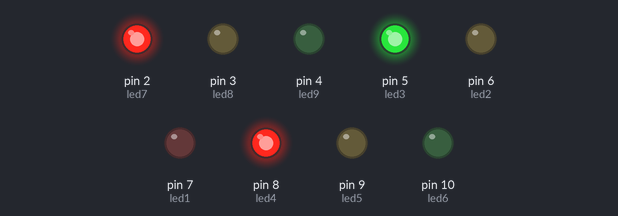
Recording of a sketch running on a simulated Arduino Uno, built with avr-gcc and run on an emulated ATmega328P. Parts: output pins drawn as LEDs (lit = HIGH).

Above: at 2.5 s.
At 5.4 s:
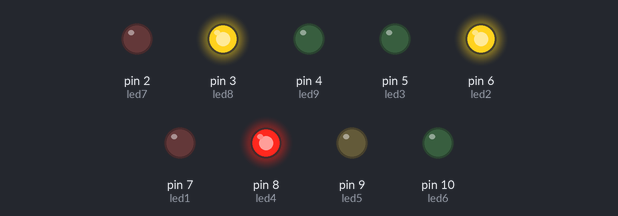
At 8.3 s:
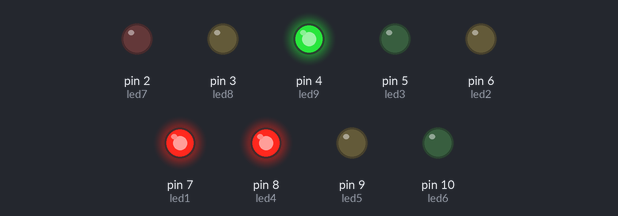
At 11.2 s:
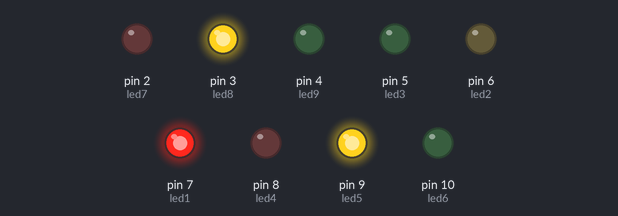
At 14.1 s:
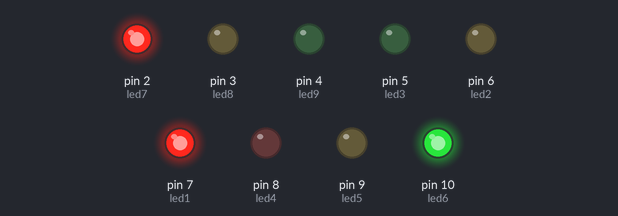
At 17.0 s:
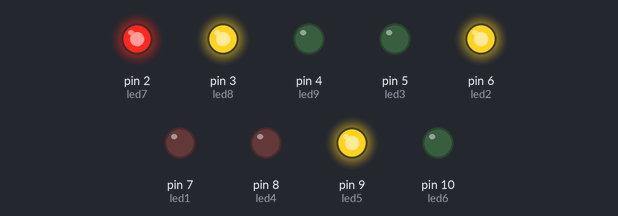
Timing chart, 0 to 20.0 s (numbered marks = the images above):
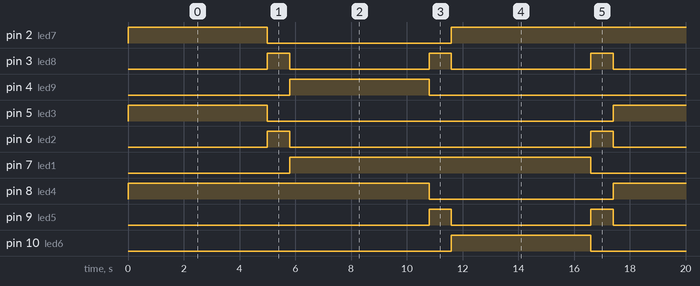

Measured:
- by itself, pin 2 (led7): repeats every 17.4 s: LOW 6.6 s, HIGH 10.8 s
- by itself, pin 3 (led8): alternates HIGH for 0.80 s and LOW for 5.0 s
- by itself, pin 4 (led9), pin 5 (led3), pin 10 (led6): alternates HIGH for 5.0 s and LOW for 12.4 s
- by itself, pin 6 (led2): LOW → HIGH at 5.0 s, → LOW 0.80 s later, → HIGH 10.8 s later, → LOW 0.80 s later, … (9 changes in this stretch)
- by itself, pin 7 (led1), pin 8 (led4): alternates HIGH for 10.8 s and LOW for 6.6 s
- by itself, pin 9 (led5): LOW → HIGH at 10.8 s, → LOW 0.80 s later, → HIGH 5.0 s later, → LOW 0.80 s later, … (8 changes in this stretch)

The sketch:

sketch.ino
```cpp
byte led1 = 7;
byte led2 = 6;
byte led3 = 5;
byte led4 = 8;
byte led5 = 9;
byte led6 = 10;
byte led7 = 2;
byte led8 = 3;
byte led9 = 4;
void setup() {

pinMode(led1, OUTPUT);
pinMode(led2, OUTPUT);
pinMode(led3, OUTPUT);
pinMode(led4, OUTPUT);
pinMode(led5, OUTPUT);
pinMode(led6, OUTPUT);
pinMode(led7, OUTPUT);
pinMode(led8, OUTPUT);
pinMode(led9, OUTPUT);

}

void loop() {

digitalWrite(led3, HIGH); //Hijau atas
digitalWrite(led4, HIGH); //Merah Kiri
digitalWrite(led7, HIGH); //Merah Kanan
delay(5000);
digitalWrite(led3, LOW); //Hijau Atas
digitalWrite(led7, LOW); //Merah Kanan

digitalWrite(led2, HIGH); //Kuning atas
digitalWrite(led8, HIGH); //kuning Kanan
delay(800);
digitalWrite(led2, LOW); //Kuning atas
digitalWrite(led8, LOW); //kuning Kanan


//KONDISI 2
digitalWrite(led9, HIGH); //Hijau Kanan
digitalWrite(led4, HIGH); //Merah Kiri
digitalWrite(led1, HIGH); //Merah Atas
delay(5000);
digitalWrite(led9, LOW); //Hijau Kanan
digitalWrite(led4, LOW); //Merah Kiri

digitalWrite(led8, HIGH); //kuning Kanan
digitalWrite(led5, HIGH); //Kuning Kiri
delay(800);
digitalWrite(led8, LOW); //kuning Kanan
digitalWrite(led5,LOW); //Kuning Kiri


//KONDISI 3
digitalWrite(led6, HIGH); // Hijau Kiri
digitalWrite(led7, HIGH); //Merah Kanan
digitalWrite(led1, HIGH); //Merah atas
delay(5000);
digitalWrite(led6, LOW); //Hijau Kiri
digitalWrite(led1, LOW); //Merah Atas

digitalWrite(led2, HIGH); //Kuning atas
digitalWrite(led5, HIGH); //Kuning Kiri
digitalWrite(led8, HIGH); //kuning Kanan
delay(800);
digitalWrite(led8, LOW); // kuning kanan
digitalWrite(led2, LOW); //Kuning atas
digitalWrite(led5,LOW); //Kuning Kiri


}
```
